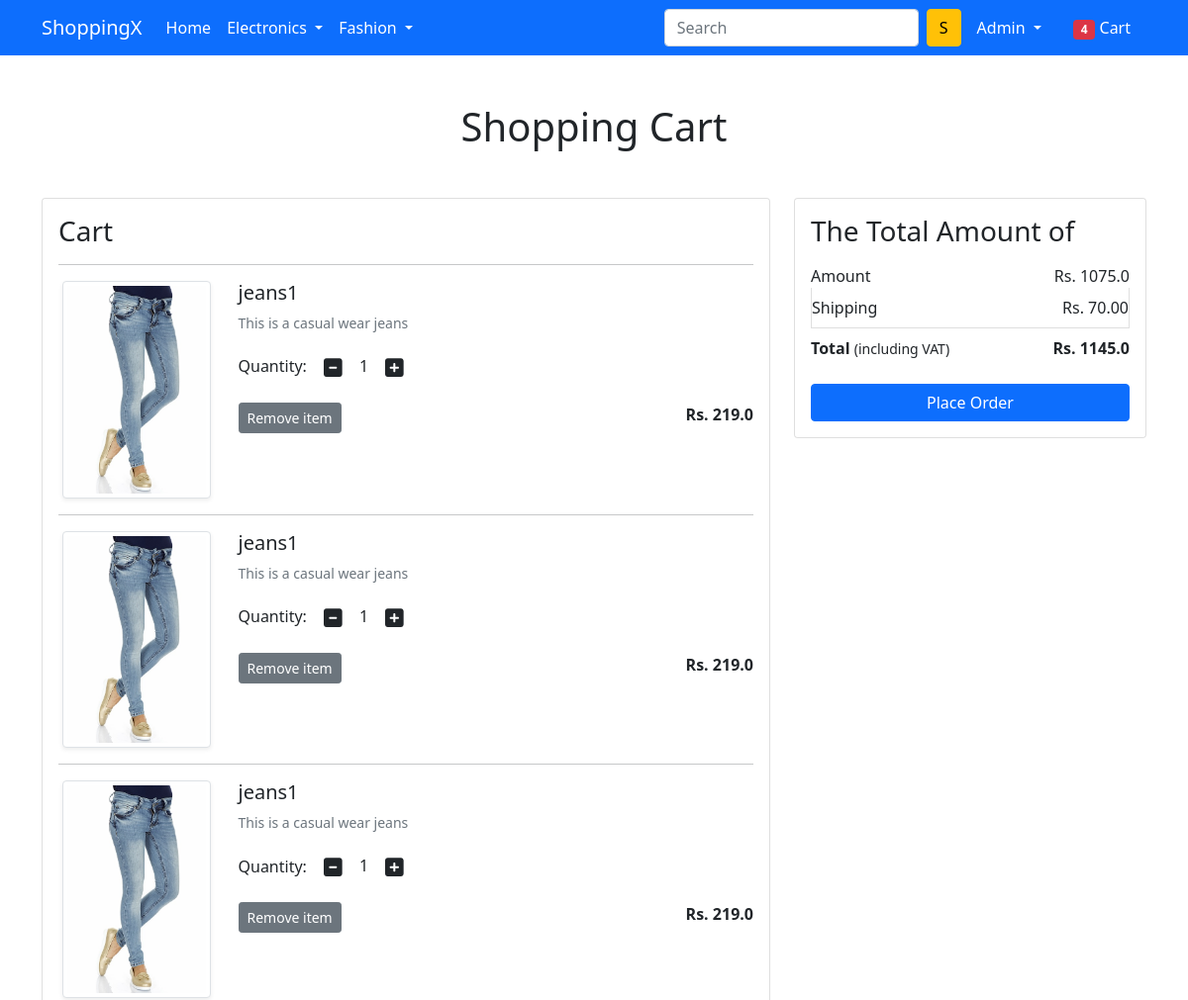
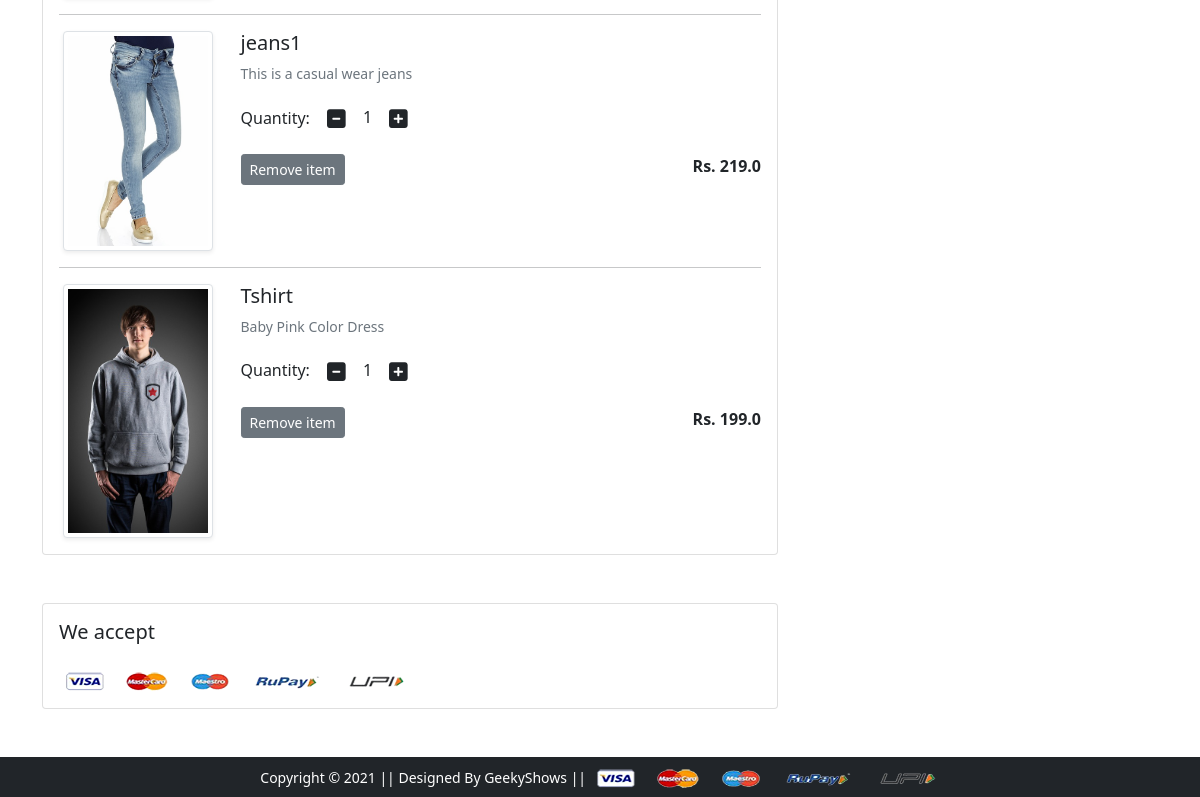
The app's page /cart/ (signed in) with its own data (2 pictures, top to bottom).
### app/models.py (models this page shows, shortened)
class Cart(models.Model):
    user = models.ForeignKey(User,on_delete=models.CASCADE)
    product = models.ForeignKey(Product,on_delete=models.CASCADE)
    quantity = models.PositiveIntegerField(default=1)

class Product(models.Model):
    title = models.CharField(max_length=100)
    selling_price = models.FloatField()
    discounted_price = models.FloatField()
    description = models.TextField()
    brand = models.CharField(max_length=200)
    category = models.CharField(choices=CATEGORY_CHOICES,max_length=2)
    product_image = models.ImageField(upload_to='prodcuting')

### app/views.py (the view)
# urls.py: path('cart/',views.show_cart,name='showcart'),
def show_cart(request):
 if request.user.is_authenticated:
  user = request.user
  cart = Cart.objects.filter(user=user)
  amount = 0.0
  shipping_amount = 70.0
  totalamount = 0.0
  cart_product = [p for p in Cart.objects.all() if p.user == user]
  if cart_product:
     for p in cart_product:
        tempamount = (p.quantity * p.product.discounted_price)
        amount += tempamount
        totalamount = amount + shipping_amount
     return render(request, 'app/addtocart.html',{'carts':cart,'totalamount':totalamount,'amount':amount})
  else:
      return render(request,'app/emptycart.html')

### app/templates/app/addtocart.html (shortened to what this page needs)
{% extends 'app/base.html' %}
{% load static %}
{% block main-content %}
<div class="container my-5">
 <div class="row">
  <h1 class="text-center mb-5">Shopping Cart</h1>
  <div class="col-sm-8">
  <div class="card">
   <div class="card-body">
    <h3>Cart</h3>
    {% for cart in carts %}
    <hr>
    <div class="row">
     <div class="col-sm-3 text-center align-self-center"><img src="{{cart.product.product_image.url}}" alt="" srcset="" class="img-fluid img-thumbnail shadow-sm" height="150" width="150"> </div>
     <div class="col-sm-9">
      <div>
       <h5>{{cart.product.title}}</h5>
       <p class="mb-2 text-muted small">{{cart.product.description}}</p>
       <div class="my-3">
        <label for="quantity">Quantity:</label>
        <a class="minus-cart btn" pid="{{cart.product.id}}"><i class="fas fa-minus-square fa-lg"></i></a>
           <span id="quantity">{{cart.quantity}}</span>
        <a class="plus-cart btn" pid="{{cart.product.id}}"><i class="fas fa-plus-square fa-lg"></i></a>
       </div>
       <div class="d-flex justify-content-between">
        <a href="#" class="btn btn-sm btn-secondary mr-3" pid="{{cart.product.id}}">Remove item </a>
        <p class="mb-0"><span><strong>Rs. {{cart.product.discounted_price}}</strong></span></p>
       </div>
      </div>
     </div>
    </div>
    {% endfor %}
   </div>
   </div>
  </div>
  <div class="col-sm-4">
   <div class="card">
    <div class="card-body">
      <h3>The Total Amount of</h3>
      <ul class="list-group">
       <li class="list-group-item d-flex justify-content-between align-items-center border-0 px-0 pb-0">Amount<span>Rs.<span id="amount"> {{amount}}</span></span></li>
       <li class="list-group-item d-flex justify-content-between align-items-center px-0">Shipping<span>Rs. 70.00</span></li>
       <li class="list-group-item d-flex justify-content-between align-items-center border-0 px-0 mb-3">
        <div>
           <strong>Total</strong> <small>(including VAT)</small>
         </div>
         <span><strong>Rs. <strong id="totalamount">{{totalamount}}</strong></strong></span>
       </li>
      </ul>
      <div class="d-grid"><a href="{% url 'checkout' %}" class="btn btn-primary">Place Order</a></div>
    </div>
   </div>
  </div>
 </div>
</div>
<div class="container">
 <div class="row">
  <div class="col-sm-8">
   <div class="card">
    <div class="card-body">
      <h5 class="mb-4">We accept</h5>
      <img src="{% static 'app/images/payment.png' %}" alt="" class="img-fluid">
    </div>
  </div>
  </div>
 </div>
</div>
{% endblock main-content %}

### app/templates/app/base.html (shortened to what this page needs)
<!doctype html>
{% load static %}
<html lang="en">
  <head>
    <link href="https://cdn.jsdelivr.net/npm/bootstrap@5.0.0-beta1/dist/css/bootstrap.min.css" rel="stylesheet">
    <link rel="stylesheet" href="{% static 'app/css/owl.carousel.min.css' %}">
    <link rel="stylesheet" href="{% static 'app/css/all.min.css' %}">
    <link rel="stylesheet" href="{% static 'app/css/style.css' %}">
  </head>
  <body>
    <nav class="navbar navbar-expand-lg navbar-dark bg-primary">
     <div class="container">
       <a class="navbar-brand" href="/">ShoppingX</a>
       <div class="collapse navbar-collapse" id="navbarSupportedContent">
         <ul class="navbar-nav me-auto mb-2 mb-lg-0">
           <li class="nav-item">
             <a class="nav-link active" aria-current="page" href="/">Home</a>
           </li>
           <li class="nav-item dropdown">
             <a class="nav-link dropdown-toggle text-white" href="#" id="electronicsDropdown" role="button" data-bs-toggle="dropdown" aria-expanded="false">
               Electronics
             </a>
           </li>
           <li class="nav-item dropdown">
             <a class="nav-link dropdown-toggle text-white" href="#" id="fashionDropdown" role="button" data-bs-toggle="dropdown" aria-expanded="false">
               Fashion
             </a>
           </li>
         </ul>
         <form class="d-flex">
           <input class="form-control me-2" type="search" placeholder="Search" aria-label="Search">
           <button class="btn btn-warning" type="submit">S</button>
         </form>
         <div>
          <ul class="navbar-nav me-auto mb-2 mb-lg-0">
           {% if request.user.is_authenticated %}
           <li class="nav-item dropdown mx-2">
              <a class="nav-link dropdown-toggle text-white" href="" id="profileDropdown" role="button" data-bs-toggle="dropdown" aria-expanded="false">
                {{request.user.username|capfirst}}
              </a>
            </li>
            <li class="nav-item mx-2">
             <a href="{% url 'showcart' %}" class="nav-link text-white"><span class="badge bg-danger">4</span> Cart </a>
            </li>
            {% endif %}
          </ul>
         </div>
       </div>
     </div>
    </nav>
    {% block main-content %} {% endblock main-content %}
    <footer class="container-fluid bg-dark text-center p-2 mt-5">
        <small class="text-white">Copyright &copy; 2021 || Designed By GeekyShows || </small>
        <img src="{% static 'app/images/payment.png' %}" alt="" srcset="" class="img-fluid" height="2px">
    </footer>
  </body>
</html>

### records on screen
Cart: product.product_image (picture), product "jeans1", product.description "This is a casual wear jeans", quantity "1", product.discounted_price "219.0"
Cart: product.product_image (picture), product "jeans1", product.description "This is a casual wear jeans", quantity "1", product.discounted_price "219.0"
Cart: product.product_image (picture), product "jeans1", product.description "This is a casual wear jeans", quantity "1", product.discounted_price "219.0"
Cart: product.product_image (picture), product "jeans1", product.description "This is a casual wear jeans", quantity "1", product.discounted_price "219.0"
Cart: product.product_image (picture), product "Tshirt", product.description "Baby Pink Color Dress", quantity "1", product.discounted_price "199.0"

### other values on screen
{{ request.user.username|capfirst }} "Admin"
{{ amount }} "1075.0"
{{ totalamount }} "1145.0"
